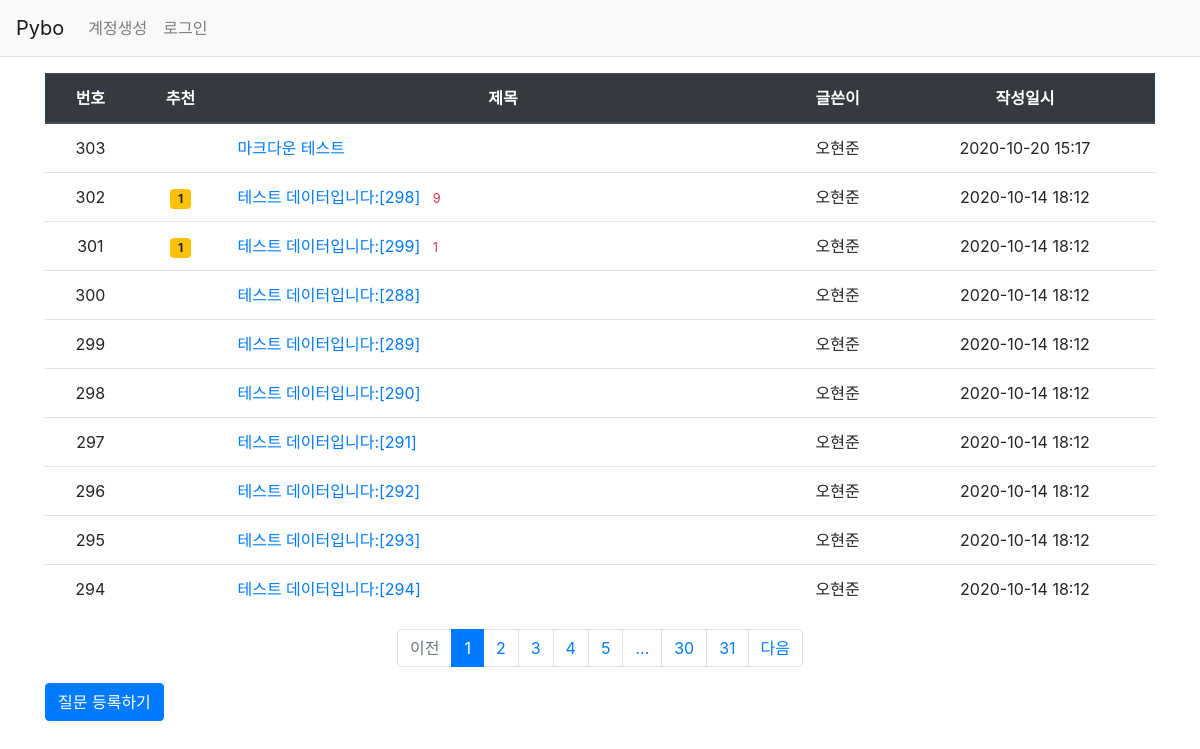
Page /question/list/ on the committed database.
### pybo/models.py (models this page shows)
class Question(db.Model):
    id = db.Column(db.Integer, primary_key=True)
    subject = db.Column(db.String(100), nullable=False)
    content = db.Column(db.Text(), nullable=False)
    create_date = db.Column(db.DateTime(), nullable=False)
    user_id = db.Column(db.Integer, db.ForeignKey('user.id', ondelete='CASCADE'), nullable=False)
    user = db.relationship('User', backref=db.backref('question_set'))
    modify_date = db.Column(db.DateTime(), nullable=True)
    voter = db.relationship('User', secondary=question_voter, backref=db.backref('question_voter_set'))

class User(db.Model):
    id = db.Column(db.Integer, primary_key=True)
    username = db.Column(db.String(150), unique=True, nullable=False)
    password = db.Column(db.String(200), nullable=False)
    email = db.Column(db.String(120), unique=True, nullable=False)

### pybo/views/question_views.py (the view)
@bp.route('/list/')
def _list():
    page = request.args.get('page', type=int, default=1)
    question_list = Question.query.order_by(Question.create_date.desc())
    question_list = question_list.paginate(page, per_page=10)
    return render_template('question/question_list.html', question_list=question_list)

### pybo/filter.py (called while the page is built)
def format_datetime(value, fmt="%Y-%m-%d %H:%M"):
    return value.strftime(fmt)

### pybo/views/auth_views.py (called while the page is built)
@bp.before_app_request # 이 어노테이션이 적용된 함수는 라우트 함수 실행 전에 항상 먼저 실행된다.
def load_logged_in_user():
    user_id = session.get('user_id')
    if user_id is None:
        g.user = None
    else:
        g.user = User.query.get(user_id)

### pybo/templates/question/question_list.html
{% extends 'base.html' %}
{% block content %}
<div class="container my-3">
	<table class="table">
		<thead>
		<tr class="text-center thead-dark">
			<th>번호</th>
			<th>추천</th>
			<th style="width:50%">제목</th>
			<th>글쓴이</th>
			<th>작성일시</th>
		</tr>
		</thead>
		<tbody>
		{% if question_list %}
		{% for question in question_list.items %}
		<tr class="text-center">
			<td>{{ question_list.total - ((question_list.page-1) * question_list.per_page) - loop.index0 }}</td>
			<td>
				{% if question.voter|length > 0 %}
				<span class="badge badge-warning px-2 py-1">{{ question.voter|length }}</span>
				{% endif %}
			</td>
			<td class="text-left">
				<a href="{{ url_for('question.detail', question_id=question.id) }}">{{ question.subject }}</a>
				{% if question.answer_set|length > 0 %}
				<span class="text-danger small ml-2">{{ question.answer_set|length }}</span>
				{% endif %}
			</td>
			<td>{{ question.user.username }}</td>
			<td>{{ question.create_date|datetime }}</td>
		</tr>
		{% endfor %}
		{% else %}
		<tr>
			<td colspan="3">질문이 없습니다.</td>
		</tr>
		{% endif %}
		</tbody>
	</table>
	<ul class="pagination justify-content-center">
		{% if question_list.has_prev %}
		<li class="page-item">
			<a class="page-link" href="?page={{ question_list.prev_num }}">이전</a>
		</li>
		{% else %}
		<li class="page-item disabled">
			<a class="page-link" tabindex="-1" aria-disabled="true" href="#">이전</a>
		</li>
		{% endif %}
		{% for page_num in question_list.iter_pages() %}
			{% if page_num %}
				{% if page_num != question_list.page %}
				<li class="page-item">
					<a class="page-link" href="?page={{ page_num }}">{{ page_num }}</a>
				</li>
				{% else %}
				<li class="page-item active" aria-current="page">
					<a class="page-link" href="#">{{ page_num }}</a>
				</li>
				{% endif %}
			{% else %}
				<li class="disabled">
					<a class="page-link" href="#">...</a>
				</li>
			{% endif %}
		{% endfor %}
		{% if question_list.has_next %}
		<li class="page-item">
			<a class="page-link" href="?page={{ question_list.next_num }}">다음</a>
		</li>
		{% else %}
		<li class="page-item disabled">
			<a class="page-link" tabindex="-1" aria-disabled="true" href="#">다음</a>
		</li>
		{% endif %}
	</ul>
	<a href="{{ url_for('question.create') }}" class="btn btn-primary">질문 등록하기</a>
</div>
{% endblock %}

### pybo/templates/base.html (shortened to what this page needs)
<!doctype html>
<html lang="ko">
<head>
	<link rel="stylesheet" href="{{ url_for('static', filename='bootstrap.min.css') }}">
	<link rel="stylesheet" href="{{ url_for('static', filename='style.css') }}">
</head>
<body>
{% include "navbar.html" %}
{% block content %}
{% endblock %}
</body>
</html>

### pybo/templates/navbar.html (shortened to what this page needs)
<nav class="navbar navbar-expand-lg navbar-light bg-light border-bottom">
	<a class="navbar-brand" href="{{ url_for('main.index') }}">Pybo</a>
	<div class="collapse navbar-collapse flex-grow-0" id="navbarNav">
		{% if g.user %}
		<ul class="navbar-nav">
			<li class="nav-item ">
				<a class="nav-link" href="{{ url_for('auth.logout') }}">{{ g.user.username }} (로그아웃)</a>
			</li>
		</ul>
		{% else %}
		<ul class="navbar-nav">
			<li class="nav item ">
				<a class="nav-link" href="{{ url_for('auth.signup') }}">계정생성</a>
			</li>
			<li class="nav-item ">
				<a class="nav-link" href="{{ url_for('auth.login') }}">로그인</a>
			</li>
		</ul>
		{% endif %}
	</div>
</nav>

### rows in the picture
Question: total "303", subject "마크다운 테스트", user.username "오현준", create_date "2020-10-20 15:17"
Question: id "302", voter|length "1", subject "테스트 데이터입니다:[298]", answer_set|length "9", user.username "오현준", create_date "2020-10-14 18:12"
Question: total "301", voter|length "1", subject "테스트 데이터입니다:[299]", answer_set|length "1", user.username "오현준", create_date "2020-10-14 18:12"
Question: total "300", subject "테스트 데이터입니다:[288]", user.username "오현준", create_date "2020-10-14 18:12"
Question: total "299", subject "테스트 데이터입니다:[289]", user.username "오현준", create_date "2020-10-14 18:12"
Question: total "298", subject "테스트 데이터입니다:[290]", user.username "오현준", create_date "2020-10-14 18:12"
Question: total "297", subject "테스트 데이터입니다:[291]", user.username "오현준", create_date "2020-10-14 18:12"
Question: id "296", subject "테스트 데이터입니다:[292]", user.username "오현준", create_date "2020-10-14 18:12"
Question: total "295", subject "테스트 데이터입니다:[293]", user.username "오현준", create_date "2020-10-14 18:12"
Question: total "294", subject "테스트 데이터입니다:[294]", user.username "오현준", create_date "2020-10-14 18:12"

### other values in the picture
{{ page_num }} "1"
{{ page_num }} "2" "3" "4" "5" "30" "31"
